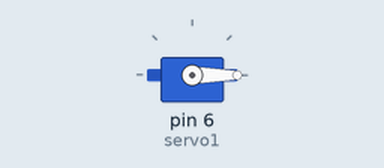
This sketch was run on a simulated Arduino Uno, built with avr-gcc and run on an emulated ATmega328P. Shown: servo.

Above: at 0.05 s.
At 1.5 s:
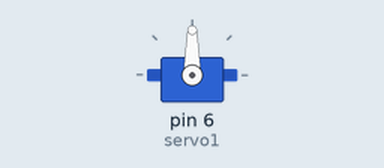
At 3.0 s:
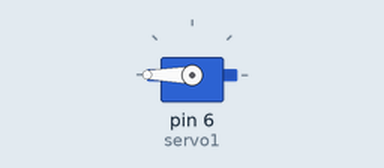
Timing chart, 0 to 6.9 s (numbered marks = the images above):
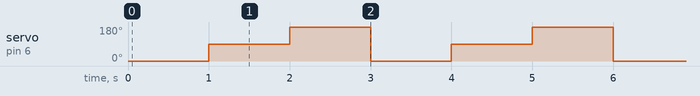

The sketch:

basicServo.Sweep_Code.ino
```cpp
/*Before we get to know the ServoTimer2 code lets look back at Servo.h library sweep.

(the motor will rotate from 0 degree to 90 degree - wait for 1 sec- then to 180 degree-wait for 1 sec)*/

#include<Servo.h>
Servo servo1;
void setup()
{
servo1.attach(6);   // put your setup code here, to run once
}
void loop()
{  // put your main code here, to run repeatedly:
servo1.write(0);
delay(1000);
servo1.write(90);
delay(1000);
servo1.write(180);
delay(1000);
}
```

Measured:
- by itself, servo on pin 6 (servo1): repeats every 3.0 s: 180° 1.0 s, 0° 1.0 s, 90° 1.0 s
